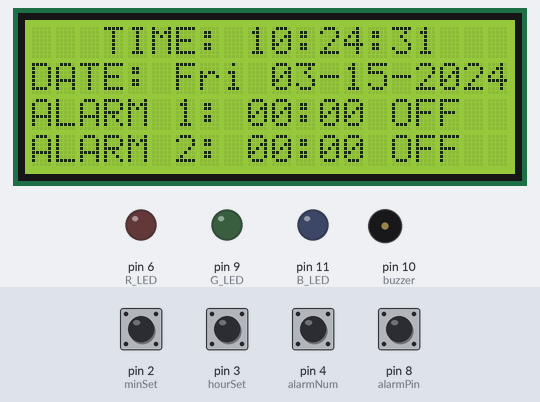
Bench run of a sketch on a simulated Arduino Uno, built with avr-gcc and run on an emulated ATmega328P. Shown: 20×4 character LCD, output pins drawn as LEDs (lit = HIGH), buzzer (waves = sounding). The test bench sets the inputs (shaded band); at power-on: pin 2 (minSet), pin 3 (hourSet), pin 4 (alarmNum), pin 8 (alarmPin) HIGH. The local clock reads 2024-03-15 10:24:30 at power-on unless the sketch sets it; pins used as bus, display or sensor lines are not drawn.

Above: at 1.2 s.
1.3 s: pin 8 (alarmPin) pulled LOW for 1 s
At 3.7 s:
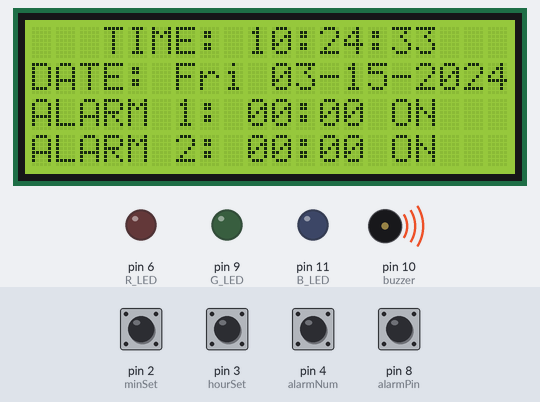
4.6 s: pin 4 (alarmNum) pulled LOW for 0.2 s
At 5.8 s:
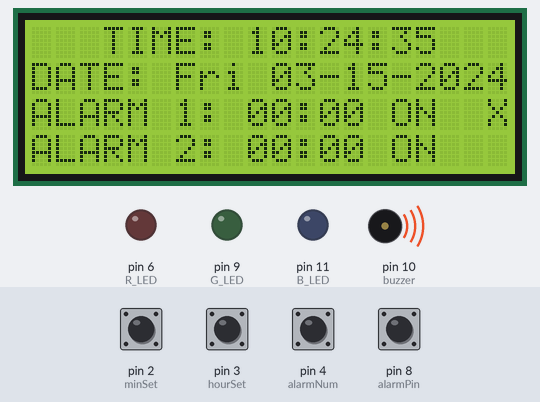
7.8 s: pin 8 (alarmPin) pulled LOW for 0.2 s
At 10.8 s:
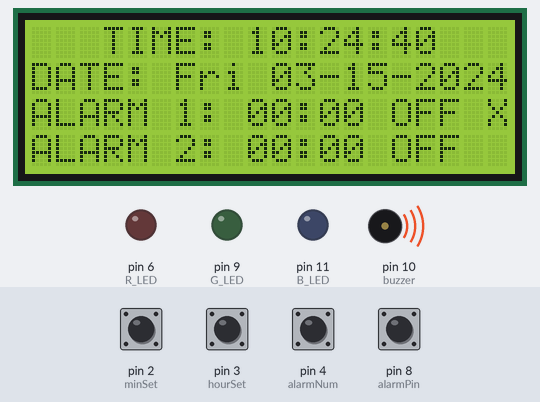
11.0 s: pin 4 (alarmNum) pulled LOW for 1 s
At 11.38 s:
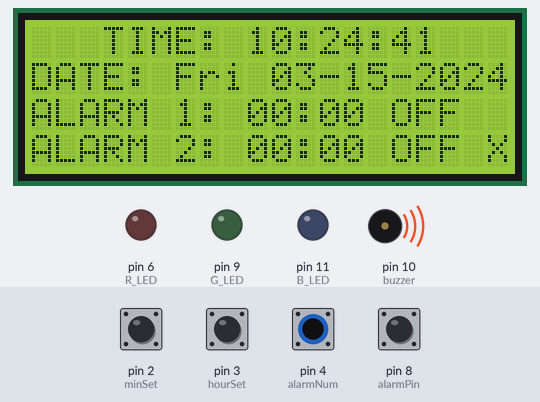
13.5 s: pin 8 (alarmPin) pulled LOW for 0.2 s
At 14.8 s:
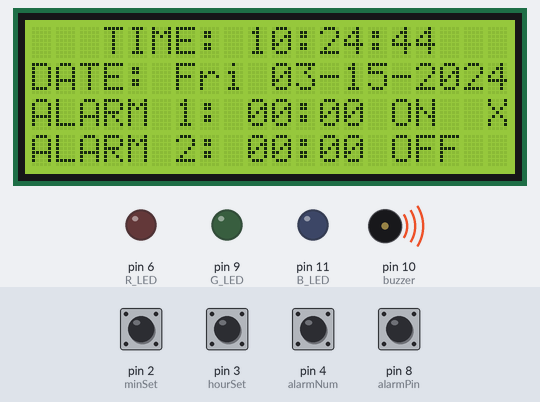
16.7 s: pin 4 (alarmNum) pulled LOW for 0.2 s
At 18.9 s:
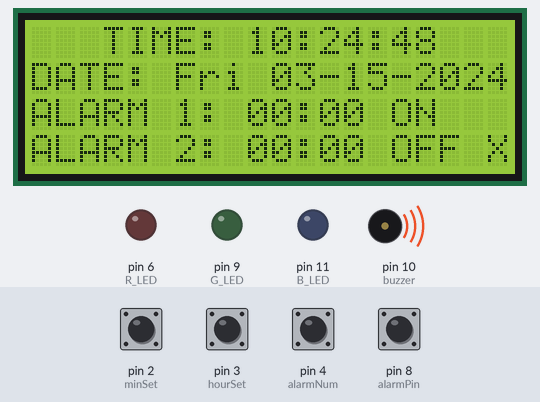
Timing chart, 0 to 20.4 s (numbered marks = the images above; inputs shaded):
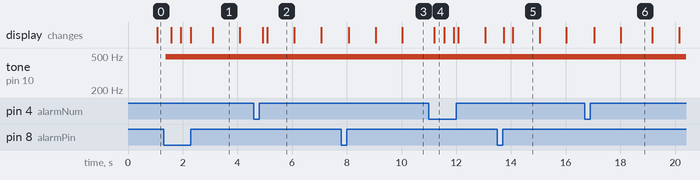

Measured:
- after the input at 1.3 s, tone on pin 10 (buzzer): silent → 490 Hz after 0.07 s; the display: first changes after 0.28 s (image 1 shows a later state)
- after the input at 4.6 s, the display: first changes after 0.33 s (image 2 shows a later state)
- after the input at 7.8 s, the display: first changes after 0.27 s (image 3 shows a later state)
- after the input at 11.0 s, the display: changes after 0.20 s (image 4)
- after the input at 13.5 s, the display: first changes after 0.24 s (image 5 shows a later state)
- after the input at 16.7 s, the display: first changes after 0.34 s (image 6 shows a later state)
- what the display in image 1 shows lasts 1.0 s, from 3.1 s to 4.1 s

The sketch:

AlarmClock_2.ino
```cpp
#include <RTClib.h>
#include <LiquidCrystal.h>

#define alarmPin 8
#define alarmNum 4
#define hourSet 3
#define minSet 2
#define buzzer 10
#define numberOfAlarms 2
#define R_LED 6
#define G_LED 9
#define B_LED 11

LiquidCrystal lcd(A0,A1,A2,A3,12,13);
RTC_DS3231 RTC;

uint8_t brightness = 255;
const char* DOW[7] = {"Sun ", "Mon ", "Tue ", "Wed ", "Thu. ", "Fri ", "Sat "};

// mode 0 is neither, mode 1 is set alarm 1, mode 2 is set alarm 2
uint8_t alarmset_mode = 0;
// the hour set on alarm 1
uint8_t alarm_hr_1 = 0;
// the minute set on alarm 2
uint8_t alarm_min_1 = 0;
// the hour set on alarm 2
uint8_t alarm_hr_2 = 0;
// the minute set on alarm 2
uint8_t alarm_min_2 = 0;
// mode 0 is neither alarm, mode 1 is first alarm, mode 2 is second alarm, mode 3 is both
uint8_t alarm_active = 0;

uint16_t hourupg;
uint16_t minupg;
uint16_t secupg;
uint16_t yearupg;
uint16_t monthupg;
uint16_t dayupg;
uint16_t weekdayupg;

void setup() {
  // initialize LCD screen
  lcd.begin(20,4);
  lcd.clear();

  // pinmode sets
  pinMode(buzzer, OUTPUT);
  pinMode(R_LED, OUTPUT);
  pinMode(B_LED, OUTPUT);
  pinMode(G_LED, OUTPUT);
  pinMode(minSet, INPUT_PULLUP);
  pinMode(hourSet, INPUT_PULLUP);
  pinMode(alarmNum, INPUT_PULLUP);
  pinMode(alarmPin, INPUT_PULLUP);

  setBacklight(255,255,255);
  analogWrite(buzzer, 255);

  // clock and wire begin
  RTC.begin();

  // configure RTC
  if (RTC.lostPower()) {
    // set time at compile time
    RTC.adjust(DateTime(F(__DATE__), F(__TIME__)));
    alarmset_mode = 0;
  }


}

void loop() {
  // read four buttons and adjust values
  // alarmNum controls which alarm is being set right now
  if(digitalRead(alarmNum) == LOW) {
    alarmset_mode = alarmset_mode+1;
    alarmset_mode = alarmset_mode%(numberOfAlarms+1);
    beep(20, 150);
    delay(150);
  }
  // alarmPin/alarm_active controls which alarms are on
  if(digitalRead(alarmPin) == LOW){
    alarm_active = alarm_active+1;
    alarm_active = alarm_active%4;
    beep(20, 150);
    delay(150);
  }
  if(digitalRead(minSet) == LOW){
    if(alarmset_mode == 1){
      alarm_min_1 = alarm_min_1+1;
      alarm_min_1 = alarm_min_1%60;
       beep(20, 150);
    }
    if(alarmset_mode == 2){
      alarm_min_2 = alarm_min_2+1;
      alarm_min_2 = alarm_min_2%60;
      beep(20, 150);
    }
  }
  if(digitalRead(hourSet) == LOW){
    if(alarmset_mode == 1){
      alarm_hr_1 = alarm_hr_1+1;
      alarm_hr_1 = alarm_hr_1%24;
      beep(20, 150);
    }
    if(alarmset_mode == 2){
      alarm_hr_2 = alarm_hr_2+1;
      alarm_hr_2 = alarm_hr_2%24;
      beep(20, 150);
    }
  }
  // display clock face
  getTimeDate();
  showTime();
  showDate();
  showAlarm(0);
  showAlarm(1);
  alarmCheck();
  // delay between screen updates
  delay(150);
}

void getTimeDate(){
  // get current time
  DateTime currTime = RTC.now();

  // store time and dates
  hourupg = currTime.hour();
  minupg = currTime.minute();
  secupg = currTime.second();
  yearupg = currTime.year();
  monthupg = currTime.month();
  dayupg = currTime.day();
  weekdayupg = currTime.dayOfTheWeek();
}

void showTime(){
  // print out current time
  lcd.setCursor(0,0);
  lcd.print("   TIME: ");
  // hour with padded 0's
  if(hourupg < 10) {
    lcd.print("0");
  }
  lcd.print(hourupg);
  lcd.print(":");
  // minute
  if(minupg < 10) {
    lcd.print("0");
  }
  lcd.print(minupg);
  lcd.print(":");
  // second
  if(secupg < 10) {
    lcd.print("0");
  }
  lcd.print(secupg);
}

void showDate(){
  // print out current time
  lcd.setCursor(0,1);
  lcd.print("DATE: ");
  lcd.print(DOW[weekdayupg]);
  // hour with padded 0's
  if(monthupg < 10) {
    lcd.print("0");
  }
  lcd.print(monthupg);
  lcd.print("-");
  // minute
  if(dayupg < 10) {
    lcd.print("0");
  }
  lcd.print(dayupg);
  lcd.print("-");
  // second
  if(yearupg < 10) {
    lcd.print("0");
  }
  lcd.print(yearupg);
}

void showAlarm(int alarmSelect){
  if(alarmSelect == 0){
    lcd.setCursor(0,2);
    lcd.print("ALARM 1: ");
    if(alarm_hr_1 < 10) {
    lcd.print("0");
    }
    lcd.print(alarm_hr_1);
    lcd.print(":");
    // minute
    if(alarm_min_1 < 10) {
      lcd.print("0");
    }
    lcd.print(alarm_min_1);
    if((alarm_active == 1) || (alarm_active == 3)){
      lcd.print(" ON ");
    }
    else {
      lcd.print(" OFF");
    }
    // show alarmset character
    if(alarmset_mode == 1){
      lcd.print(" X");
    }
    else{
      lcd.print("  ");
    }

  }
  if(alarmSelect == 1){
    lcd.setCursor(0,3);
    lcd.print("ALARM 2: ");
    if(alarm_hr_2 < 10) {
    lcd.print("0");
    }
    lcd.print(alarm_hr_2);
    lcd.print(":");
    // minute
    if(alarm_min_2 < 10) {
      lcd.print("0");
    }
    lcd.print(alarm_min_2);
    if((alarm_active == 2) || (alarm_active == 3)){
      lcd.print(" ON ");
    }
    else {
      lcd.print(" OFF");
    }
    // show alarmset character
    if(alarmset_mode == 2){
      lcd.print(" X");
    }
    else{
      lcd.print("  ");
    }
  }
}

// check to see if either (active) alarm is triggered
void alarmCheck() {
  if((hourupg == alarm_hr_1) && (minupg == alarm_min_1) && ((alarm_active == 1) || (alarm_active == 3))){
    alarmTriggered(1);
  }
  if((hourupg == alarm_hr_2) && (minupg == alarm_min_2) && ((alarm_active == 2) || (alarm_active == 3))){
    alarmTriggered(2);
  }
}

// trigger an alarm cycle for 60 seconds or when alarm reset is pressed. turn off alarm (1 -> 0, 2 -> 0, 3 -> 1 or 2)
void alarmTriggered(int alarm_triggered){
  unsigned long triggerTime = millis();
  // buzzer cycle
  while(((millis() - triggerTime) < (unsigned long) 120000)){
    if(digitalRead(alarmPin) == LOW){
      break;
    }
    lcd.noDisplay();
    beep(100, 150);
    lcd.display();
    delay(250);
  }
  delay(200);
  // reset alarm
  switch(alarm_active){
    case 1:
    case 2:
      alarm_active = 0;
      break;
    case 3:
      alarm_active = alarm_active - alarm_triggered;
      break;
  }
}

// generate beep off pin 9 (buzzer)
void beep(uint16_t duration, uint8_t freq){
  // generate beep for duration (in ms) and of frequency
  analogWrite(buzzer, freq);
  delay(duration);
  analogWrite(buzzer, 255);
  delay(duration);
}

void setBacklight(uint8_t r, uint8_t g, uint8_t b) {
  // common anode so invert analog values
  r = map(r, 0, 255, 255, 0);
  g = map(g, 0, 255, 255, 0);
  b = map(b, 0, 255, 255, 0);

  analogWrite(R_LED, r);
  analogWrite(G_LED, g);
  analogWrite(B_LED, b);
}
```
